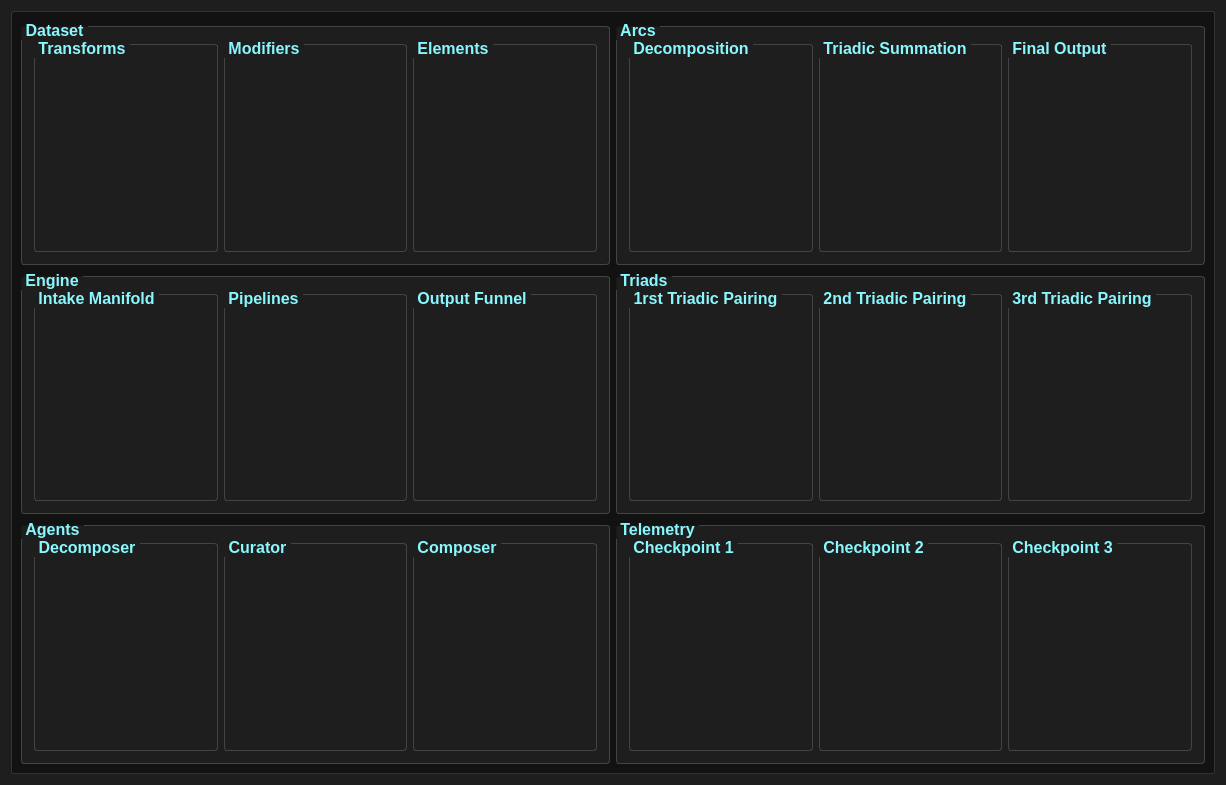
<?xml version="1.0" encoding="UTF-8"?>
<ui version="4.0">
 <class>Audits</class>
 <widget class="QWidget" name="Audits">
  <property name="geometry">
   <rect>
    <x>0</x>
    <y>0</y>
    <width>1226</width>
    <height>785</height>
   </rect>
  </property>
  <property name="windowTitle">
   <string>Audit</string>
  </property>
  <property name="styleSheet">
   <string notr="true">QWidget {
    background-color: #1e1e1e;
    color: #d0d0d0;
    font-family: &quot;JetBrains Mono&quot;, &quot;Fira Code&quot;, &quot;Consolas&quot;, monospace;
    font-size: 12pt;
    border: none;
}

QGroupBox {
    border: 1px solid #444;
    border-radius: 3px;
    margin-top: 5px;
    padding: 3px;
    font-weight: bold;
    color: #89f7fe;
}

QGroupBox::title {
    subcontrol-origin: margin;
    subcontrol-position: top left;
    padding: 0 2px;
}

QFrame {
    border: 1px solid #333;
    background-color: #121212;
    border-radius: 2px;
}

QLabel {
    color: #a0a0a0;
}

QLineEdit, QTextEdit {
    background-color: #262626;
    color: #f0f0f0;
    border: 1px solid #444;
    border-radius: 2px;
    padding: 2px;
}

QLineEdit:focus, QTextEdit:focus {
    border: 1px solid #89f7fe;
}

QComboBox {
    background-color: #262626;
    color: #f0f0f0;
    border: 1px solid #444;
    padding: 4px;
    border-radius: 4px;
}

QComboBox:hover {
    border: 1px solid #89f7fe;
}

QSpinBox, QDoubleSpinBox {
    background-color: #262626;
    color: #f0f0f0;
    border: 1px solid #444;
    border-radius: 4px;
    padding: 2px;
}

QSpinBox::up-button, QSpinBox::down-button,
QDoubleSpinBox::up-button, QDoubleSpinBox::down-button {
    background-color: #2e2e2e;
    border: none;
}

QPushButton {
    background-color: #2d2d2d;
    border: 1px solid #555;
    padding: 6px 12px;
    border-radius: 4px;
    color: #ffffff;
}

QPushButton:hover {
    background-color: #3e3e3e;
    border: 1px solid #89f7fe;
    color: #89f7fe;
}

QPushButton:pressed {
    background-color: #1b1b1b;
    border: 1px solid #f50;
    color: #f50;
}

QScrollBar:vertical, QScrollBar:horizontal {
    background-color: #1e1e1e;
    border: none;
    width: 8px;
    margin: 0px;
}

QScrollBar::handle {
    background: #333;
    border-radius: 4px;
}

QScrollBar::handle:hover {
    background: #89f7fe;
}

QScrollBar::add-line, QScrollBar::sub-line {
    background: none;
    height: 0px;
    width: 0px;
}
</string>
  </property>
  <layout class="QHBoxLayout" name="horizontalLayout" stretch="0">
   <item>
    <widget class="QFrame" name="frame">
     <property name="frameShape">
      <enum>QFrame::StyledPanel</enum>
     </property>
     <property name="frameShadow">
      <enum>QFrame::Raised</enum>
     </property>
     <layout class="QGridLayout" name="gridLayout">
      <item row="1" column="0">
       <widget class="QGroupBox" name="groupBox_4">
        <property name="title">
         <string>Engine</string>
        </property>
        <layout class="QHBoxLayout" name="horizontalLayout_3">
         <item>
          <widget class="QGroupBox" name="groupBox_8">
           <property name="title">
            <string>Intake Manifold</string>
           </property>
          </widget>
         </item>
         <item>
          <widget class="QGroupBox" name="groupBox_14">
           <property name="title">
            <string>Pipelines</string>
           </property>
          </widget>
         </item>
         <item>
          <widget class="QGroupBox" name="groupBox_15">
           <property name="title">
            <string>Output Funnel</string>
           </property>
          </widget>
         </item>
        </layout>
       </widget>
      </item>
      <item row="0" column="1">
       <widget class="QGroupBox" name="groupBox_2">
        <property name="title">
         <string>Arcs</string>
        </property>
        <layout class="QGridLayout" name="gridLayout_2">
         <item row="0" column="0">
          <widget class="QGroupBox" name="groupBox_3">
           <property name="title">
            <string>Decomposition</string>
           </property>
          </widget>
         </item>
         <item row="0" column="1">
          <widget class="QGroupBox" name="groupBox_12">
           <property name="title">
            <string>Triadic Summation</string>
           </property>
          </widget>
         </item>
         <item row="0" column="2">
          <widget class="QGroupBox" name="groupBox_13">
           <property name="title">
            <string>Final Output</string>
           </property>
          </widget>
         </item>
        </layout>
       </widget>
      </item>
      <item row="1" column="1">
       <widget class="QGroupBox" name="groupBox_5">
        <property name="title">
         <string>Triads</string>
        </property>
        <layout class="QHBoxLayout" name="horizontalLayout_5">
         <item>
          <widget class="QGroupBox" name="groupBox_19">
           <property name="title">
            <string>1rst Triadic Pairing</string>
           </property>
          </widget>
         </item>
         <item>
          <widget class="QGroupBox" name="groupBox_20">
           <property name="title">
            <string>2nd Triadic Pairing</string>
           </property>
          </widget>
         </item>
         <item>
          <widget class="QGroupBox" name="groupBox_21">
           <property name="title">
            <string>3rd Triadic Pairing</string>
           </property>
          </widget>
         </item>
        </layout>
       </widget>
      </item>
      <item row="0" column="0">
       <widget class="QGroupBox" name="groupBox">
        <property name="title">
         <string>Dataset</string>
        </property>
        <layout class="QHBoxLayout" name="horizontalLayout_2">
         <item>
          <widget class="QGroupBox" name="groupBox_9">
           <property name="title">
            <string>Transforms</string>
           </property>
          </widget>
         </item>
         <item>
          <widget class="QGroupBox" name="groupBox_10">
           <property name="title">
            <string>Modifiers</string>
           </property>
          </widget>
         </item>
         <item>
          <widget class="QGroupBox" name="groupBox_11">
           <property name="title">
            <string>Elements</string>
           </property>
          </widget>
         </item>
        </layout>
       </widget>
      </item>
      <item row="2" column="0">
       <widget class="QGroupBox" name="groupBox_6">
        <property name="title">
         <string>Agents</string>
        </property>
        <layout class="QHBoxLayout" name="horizontalLayout_4">
         <item>
          <widget class="QGroupBox" name="groupBox_16">
           <property name="title">
            <string>Decomposer</string>
           </property>
          </widget>
         </item>
         <item>
          <widget class="QGroupBox" name="groupBox_17">
           <property name="title">
            <string>Curator</string>
           </property>
          </widget>
         </item>
         <item>
          <widget class="QGroupBox" name="groupBox_18">
           <property name="title">
            <string>Composer</string>
           </property>
          </widget>
         </item>
        </layout>
       </widget>
      </item>
      <item row="2" column="1">
       <widget class="QGroupBox" name="groupBox_7">
        <property name="title">
         <string>Telemetry</string>
        </property>
        <layout class="QHBoxLayout" name="horizontalLayout_6">
         <item>
          <widget class="QGroupBox" name="groupBox_22">
           <property name="title">
            <string>Checkpoint 1</string>
           </property>
          </widget>
         </item>
         <item>
          <widget class="QGroupBox" name="groupBox_23">
           <property name="title">
            <string>Checkpoint 2</string>
           </property>
          </widget>
         </item>
         <item>
          <widget class="QGroupBox" name="groupBox_24">
           <property name="title">
            <string>Checkpoint 3</string>
           </property>
          </widget>
         </item>
        </layout>
       </widget>
      </item>
     </layout>
    </widget>
   </item>
  </layout>
 </widget>
 <resources/>
 <connections/>
</ui>
